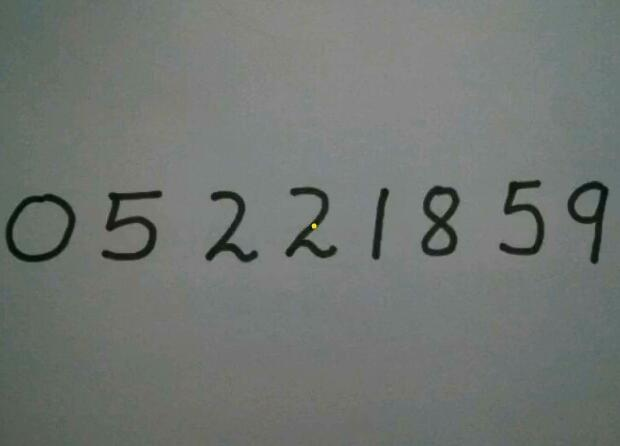
#> input picture opencv/numbers.jpg, 620 x 446 px, found by its file name
$ python example21.py   (older library calls are emulated)
#> lines starting #> are read from the running program, lines starting #| are printed output that depends on the picture; after the words box and inside, x2 and y2 are one past the last pixel; in counts of white or black regions, pixels touching at a corner belong together; long printed decimals are rounded
#> further down, src is the input picture: shape (446, 620, 3); mean B, G, R 113.9, 117.7, 112.9
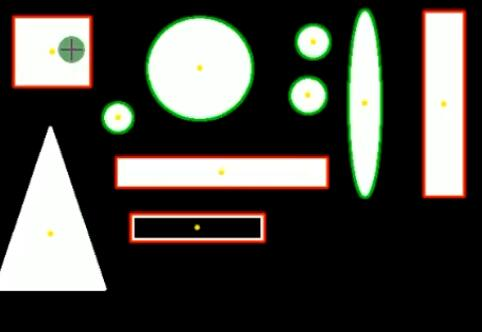
#> input picture opencv/jihe2.jpg, 482 x 332 px, found by its file name
#> further down, src is the input picture: shape (332, 482, 3); mean B, G, R 66.8, 72.1, 73.8
# 测量
# 长度、弧长、面积
# 多边形拟合，获取多边形拟合
# approx
import cv2 as cv
import numpy as np

def measure_object(image):
    gray = cv.cvtColor(image, cv.COLOR_BGR2GRAY)
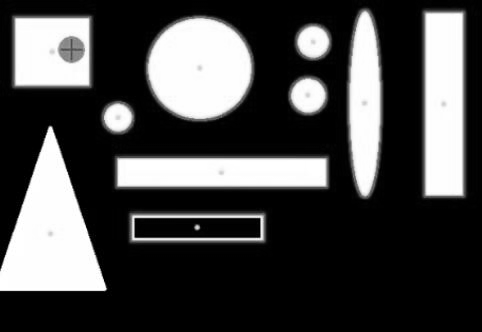
#> gray: shape (332, 482); min 0, max 255, mean 72
    ret, binary = cv.threshold(gray, 0, 255, cv.THRESH_BINARY_INV | cv.THRESH_OTSU)
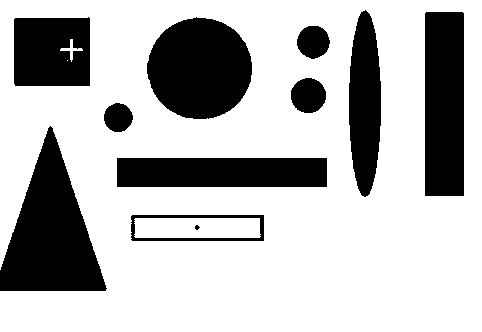
#> binary: shape (332, 482); 72.3% white; 11 black regions (1 under 20 px), largest, box (x1, y1, x2, y2) and area: (0, 126, 107, 291) 9590, (147, 17, 252, 119) 8327, (425, 12, 464, 196) 7174
#> ret = 125
    ret, binary = cv.threshold(gray, 0, 255, cv.THRESH_BINARY | cv.THRESH_OTSU)
    print("threshhold value: %s"%ret)
#| threshhold value: 125.0
    cv.imshow("binary", binary)
    dst = cv.cvtColor(binary, cv.COLOR_GRAY2BGR)
#> dst: shape (332, 482, 3); 27.7% white; 11 white regions (1 under 20 px)
    cv.imshow('dst',dst)
    outImage, contours, hireachy = cv.findContours(binary, cv.RETR_EXTERNAL, cv.CHAIN_APPROX_SIMPLE)
#> contours = 10 contours; largest, box (x1, y1, x2, y2) and area: (0, 126, 107, 291) 9372, (147, 17, 252, 119) 8181, (425, 12, 464, 196) 6953, (117, 158, 327, 187) 5852, (14, 17, 90, 86) 5024; hireachy = [[1, -1, -1, -1], [2, 0, -1, -1], [3, 1, -1, -1], [4, 2, -1, -1], [5, 3, -1, -1], [6, 4, -1, -1], [7, 5, -1, -1], [8, 6, -1, -1], [9, 7, -1, -1], [-1, 8, -1, -1]]
    for i, contour in enumerate(contours):
        area = cv.contourArea(contour)
        x, y, w, h = cv.boundingRect(contour)
        rate = min(w, h) / max(w, h)
        print("rectangle rate :%s"%rate)
        mm = cv.moments(contour)
        print(type(mm))
        print(mm['m00'])
        if mm['m00'] == 0:
            mm['m00'] = 1
        cx = mm['m10'] / mm['m00']
        cy = mm['m01'] / mm['m00']
        cv.circle(image, (np.int(cx), np.int(cy)), 3, (0, 255, 255), -1)
        # cv.rectangle(image, (x, y), (x + w, y + h), (0, 0, 255), 2)
        print('contour area: %s'%area)
        approxCurv = cv.approxPolyDP(contour, 4, True)
        print(approxCurv)
        if approxCurv.shape[0] > 10:
            cv.drawContours(dst, contours, i, (0, 255, 0), 2)
        if approxCurv.shape[0] < 10:
            cv.drawContours(dst, contours, i, (255, 255, 0), 2)
#> this loop made 10 passes
#> (area, x, y, w, h, rate, cx, cy) on passes 1, 2, 3, 8, 9: (3293, 131, 215, 133, 26, 0.195, 197.1, 227.5), (5852, 117, 158, 210, 29, 0.138, 221.5, 172), (9372.5, 0, 126, 107, 165, 0.648, 50.32, 234), (5024, 14, 17, 76, 69, 0.908, 51.52, 51.49), (6953, 425, 12, 39, 184, 0.212, 444, 103.5)
#> (area, x, y, w, h, rate, cx, cy) on passes 4, 5, 6, 7, 10: (606, 104, 103, 29, 29, 1, 117.7, 117.1), (916, 291, 78, 35, 35, 1, 307.9, 95.13), (788, 297, 26, 33, 33, 1, 312.9, 41.51), (8181, 147, 17, 105, 102, 0.971, 199.3, 68.1), (4462.5, 349, 10, 32, 187, 0.171, 364.5, 103.3)
#> (printed output is left out)
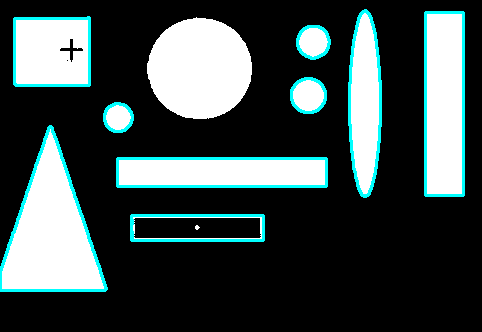
#> dst: shape (332, 482, 3); mean B, G, R 75.2, 75.2, 62
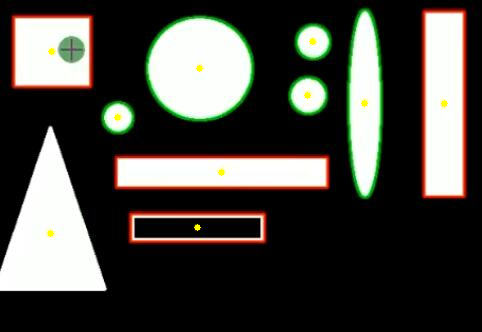
#> image: shape (332, 482, 3); 0.18% of pixels changed, all inside (x1, y1, x2, y2) = (47, 38, 448, 237)
    cv.imshow("measure-contours", image)


# ----------------------------------
print("Hello to Opencv world")
src = cv.imread("F:\\pythonwork\\opencv\\numbers.jpg")  # 地址
src = cv.imread("F:\\pythonwork\\opencv\\jihe2.jpg")  # 地址
# cv.namedWindow("input image", cv.WINDOW_AUTOSIZE) # 窗口设置名称，自由尺寸
# cv.imshow("origin", src)
t1 = cv.getTickCount()

measure_object(src)

t2 = cv.getTickCount()
print((t2 - t1) / cv.getTickFrequency() * 1000)
#| 46.446
cv.waitKey(00)

cv.destroyAllWindows()
